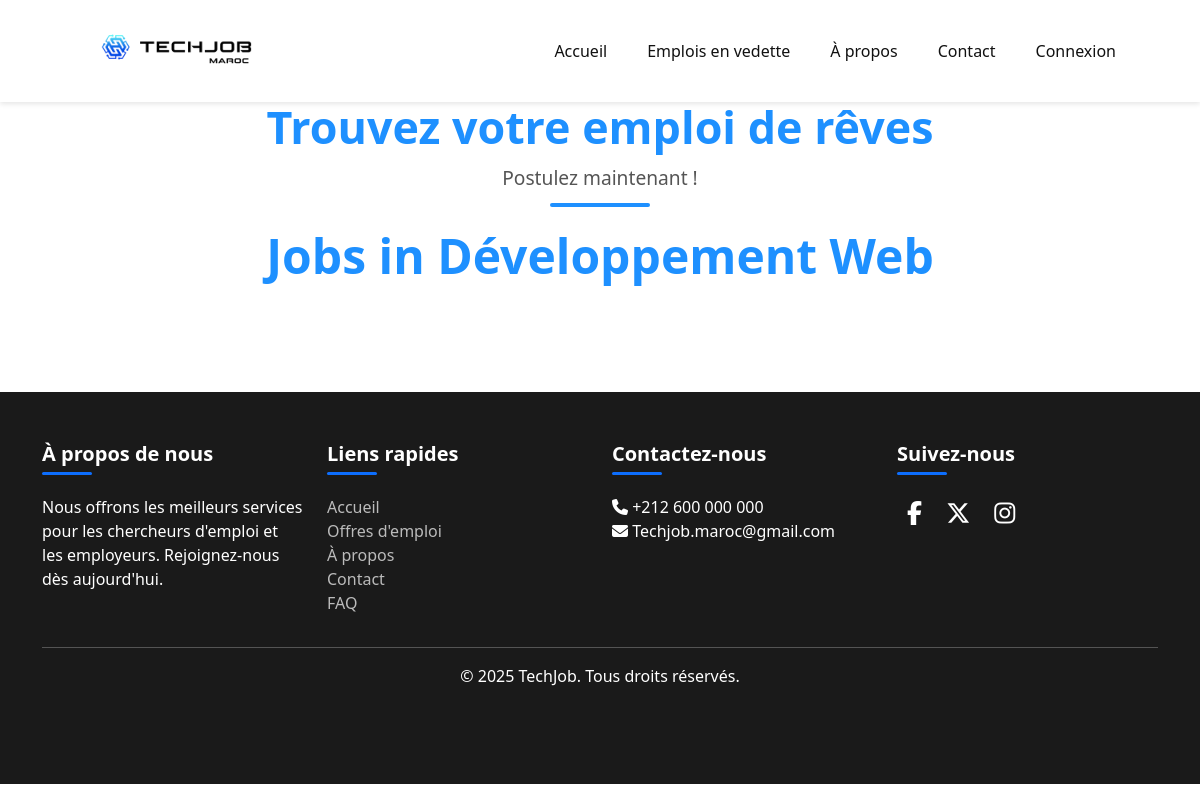
Page /Pages/JobsListing.php?category=1 on the earlier database version.
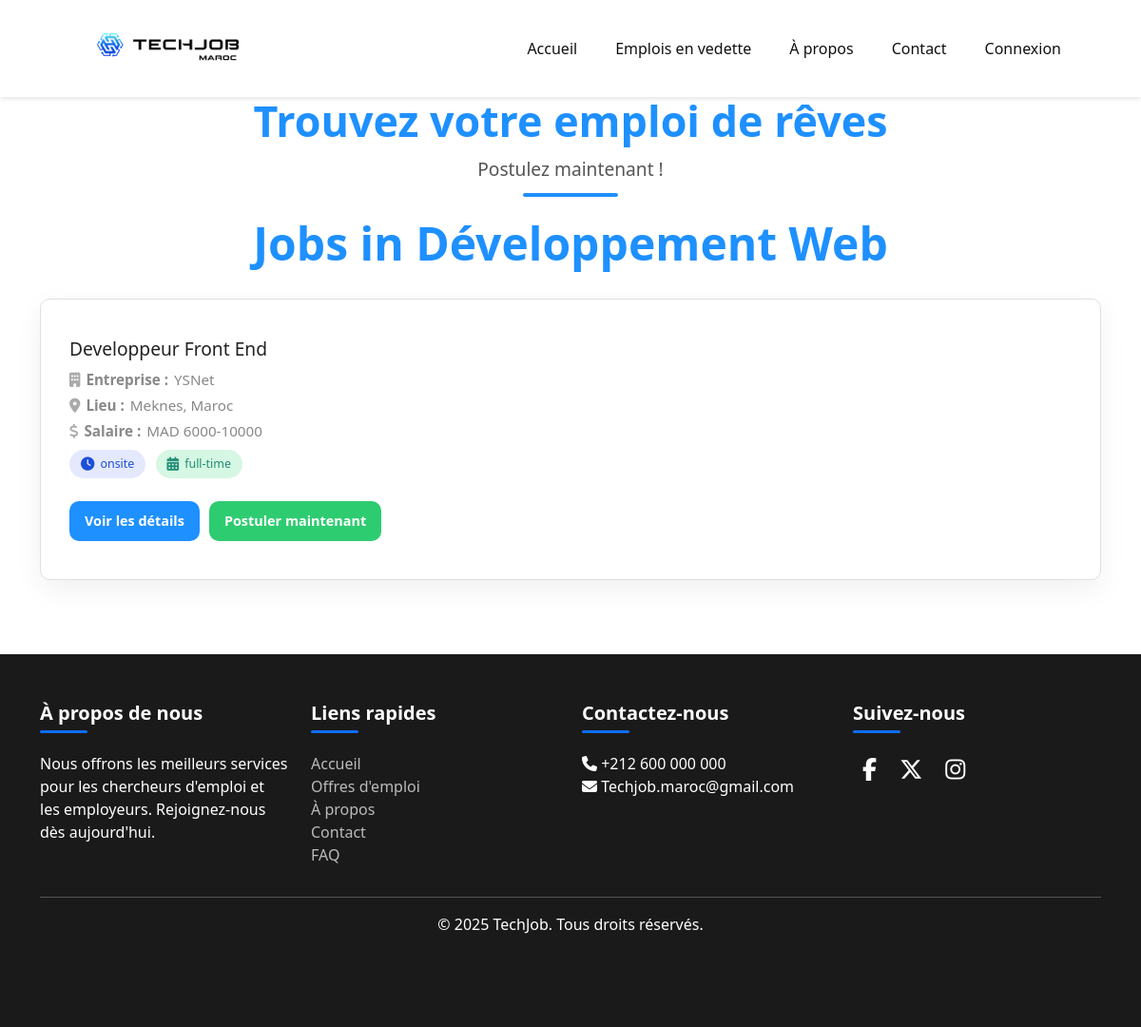
Same page on the later database version.
### tables this page shows
CREATE TABLE IF NOT EXISTS `jobs` (
  `id` int(11) NOT NULL AUTO_INCREMENT,
  `postedBy` varchar(255) NOT NULL,
  `category` int(11) NOT NULL,
  `title` varchar(255) NOT NULL,
  `companyName` varchar(255) NOT NULL,
  `location` varchar(255) NOT NULL,
  `salaryRange` varchar(255) DEFAULT NULL,
  `duration` enum('part-time','full-time','contract','internship') NOT NULL,
  `type` enum('remote','onsite','mission') NOT NULL,
  `datePosted` datetime NOT NULL DEFAULT current_timestamp(),
  `skills` text DEFAULT NULL,
  `status` enum('active','closed') NOT NULL DEFAULT 'active',
  `numberOfApplicants` int(11) NOT NULL DEFAULT 0,
  `description` text NOT NULL,
  `requirements` text NOT NULL,
  `specializations` varchar(255) NOT NULL,
  `experience` enum('entry-level','mid-level','senior-level','expert-level') NOT NULL,
  PRIMARY KEY (`id`),
  KEY `postedBy` (`postedBy`),
  KEY `category` (`category`),
  CONSTRAINT `jobs_ibfk_1` FOREIGN KEY (`postedBy`) REFERENCES `users` (`userId`) ON DELETE CASCADE,
  CONSTRAINT `jobs_ibfk_2` FOREIGN KEY (`category`) REFERENCES `categories` (`id`) ON DELETE CASCADE
);

### Pages/JobsListing.php (the view, shortened to what this page needs)
<?php
require_once "../includes/helper-functions.php";
$default = 0;
$categoryId = isset($_GET['category']) ? intval($_GET['category']) : $default;
if ($categoryId == $default) {
    $jobs = fetchAllJobs();
    $categoryName = '';
} else {
    $categoryName = "Jobs in " . fetchCategoryName($categoryId);
    $jobs = fetchJobsByCategory($categoryId);
}
?>
<!DOCTYPE html>
<html lang="en">
    <head>
        <link rel="stylesheet" href="https://cdnjs.cloudflare.com/ajax/libs/font-awesome/6.5.0/css/all.min.css">
        <link rel="stylesheet" href="../styles/generalStyles.css">
        <link rel="stylesheet" href="../styles/HomePage/header.css">
        <link rel="stylesheet" href="../styles/HomePage/footer.css">
        <link rel="stylesheet" href="../styles/HomePage/common-styles.css">
        <link rel="stylesheet" href="../css/jobslisting.css">
    </head>
    <body>
    <?php
        include_once '../includes/applicant-header.php';
    ?>
    <div class="hero-text-wrapper">
    <h1 class="hero-title">Trouvez votre emploi de rêves</h1>
    <p class="hero-subtitle">Postulez maintenant !</p>
    <div class="hero-underline"></div>
    </div>
    <div class="container">
        <h1 class="page-title"><?= htmlspecialchars($categoryName) ?></h1>
        <div class="job-list">
            <?php foreach ($jobs as $job): ?>
                <?= generateJobMarkup($job); ?>
            <?php endforeach; ?>
        </div>
    </div>
    <?php include_once '../includes/footer.php'; ?>
        <?php include_once('../includes/footer.php') ?>
</body>
</html>

### includes/helper-functions.php (shortened to what this page needs)
<?php
function fetchJobsByCategory($categoryId) {
    $conn = connectDB();
    $categoryId = mysqli_real_escape_string($conn, $categoryId);
    $sql = "SELECT id, title, companyName, location, salaryRange, type, duration, datePosted
            FROM jobs WHERE category = $categoryId AND status = 'active'";
    $result = mysqli_query($conn, $sql);
    $jobs = [];
    if ($result) {
        while ($row = mysqli_fetch_assoc($result)) {
            $jobs[] = $row;
        }
    }
    return $jobs;
}
function fetchCategoryName($categoryId) {
    $conn = connectDB();
    $categoryId = mysqli_real_escape_string($conn, $categoryId);
    $sql = "SELECT title FROM categories WHERE id = $categoryId";
    $result = mysqli_query($conn, $sql);
    $categoryName = '';
    if ($result && $row = mysqli_fetch_assoc($result)) {
        $categoryName = $row['title'];
    }
    return $categoryName;
}
function generateJobMarkup($job) {
    return "
    <div class='job-item' data-job-id='{$job['id']}'>
        <h3 class='job-title'>
             " . htmlspecialchars($job['title']) . "
        </h3>
        <p><i class='fas fa-building'></i> <strong>Entreprise :</strong> " . htmlspecialchars($job['companyName']) . "</p>
        <p><i class='fas fa-map-marker-alt'></i> <strong>Lieu :</strong> " . htmlspecialchars($job['location']) . "</p>
        <p><i class='fas fa-dollar-sign'></i> <strong>Salaire :</strong> " . htmlspecialchars($job['salaryRange']) . "</p>
        <div class='tags'>
            <span class='tag job-type'><i class='fas fa-clock'></i> " . htmlspecialchars($job['type']) . "</span>
            <span class='tag duration'><i class='fas fa-calendar-alt'></i> " . htmlspecialchars($job['duration']) . "</span>
        </div>
        <div class='button-group'>
            <button class='view-details' onclick='openModal(" . intval($job['id']) . ")'>Voir les détails</button>
            <form action='../Pages/JobApplication.php?jobId={$job['id']}' method='post' style='display:inline;'>
                <input type='hidden' name='jobId' value='{$job['id']}'>
                <button type='submit' class='apply-button'>Postuler maintenant</button>
            </form>
        </div>
    </div>";
}
?>

Differences in the rows shown:
added jobs: title "Developpeur Front End", companyName "YSNet", location "Meknes, Maroc", salaryRange "MAD 6000-10000", type "onsite", duration "full-time"
